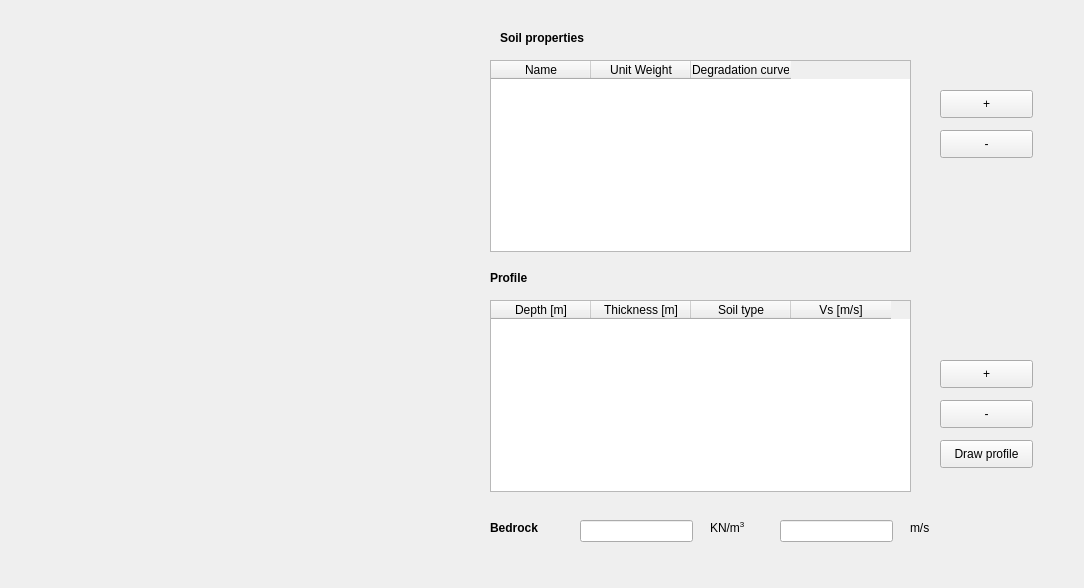
<?xml version="1.0" encoding="UTF-8"?>
<ui version="4.0">
 <class>MainWindow</class>
 <widget class="QMainWindow" name="MainWindow">
  <property name="geometry">
   <rect>
    <x>0</x>
    <y>0</y>
    <width>1084</width>
    <height>588</height>
   </rect>
  </property>
  <property name="windowTitle">
   <string>SRA batcher</string>
  </property>
  <widget class="QWidget" name="centralwidget">
   <widget class="MplWidget" name="graphWidget" native="true">
    <property name="geometry">
     <rect>
      <x>30</x>
      <y>60</y>
      <width>421</width>
      <height>431</height>
     </rect>
    </property>
   </widget>
   <widget class="QTableWidget" name="tableWidget_Soil">
    <property name="geometry">
     <rect>
      <x>490</x>
      <y>60</y>
      <width>421</width>
      <height>192</height>
     </rect>
    </property>
    <property name="sizeAdjustPolicy">
     <enum>QAbstractScrollArea::AdjustToContents</enum>
    </property>
    <column>
     <property name="text">
      <string>Name</string>
     </property>
    </column>
    <column>
     <property name="text">
      <string>Unit Weight</string>
     </property>
    </column>
    <column>
     <property name="text">
      <string>Degradation curve</string>
     </property>
    </column>
   </widget>
   <widget class="QPushButton" name="pushButton_addSoil">
    <property name="geometry">
     <rect>
      <x>940</x>
      <y>90</y>
      <width>93</width>
      <height>28</height>
     </rect>
    </property>
    <property name="text">
     <string>+</string>
    </property>
   </widget>
   <widget class="QLabel" name="label_SoilProp">
    <property name="geometry">
     <rect>
      <x>500</x>
      <y>30</y>
      <width>101</width>
      <height>16</height>
     </rect>
    </property>
    <property name="font">
     <font>
      <weight>75</weight>
      <bold>true</bold>
     </font>
    </property>
    <property name="text">
     <string>Soil properties</string>
    </property>
   </widget>
   <widget class="QPushButton" name="pushButton_removeSoil">
    <property name="geometry">
     <rect>
      <x>940</x>
      <y>130</y>
      <width>93</width>
      <height>28</height>
     </rect>
    </property>
    <property name="text">
     <string>-</string>
    </property>
   </widget>
   <widget class="QTableWidget" name="tableWidget_Profile">
    <property name="geometry">
     <rect>
      <x>490</x>
      <y>300</y>
      <width>421</width>
      <height>192</height>
     </rect>
    </property>
    <property name="sizeAdjustPolicy">
     <enum>QAbstractScrollArea::AdjustToContents</enum>
    </property>
    <column>
     <property name="text">
      <string>Depth [m]</string>
     </property>
    </column>
    <column>
     <property name="text">
      <string>Thickness [m]</string>
     </property>
    </column>
    <column>
     <property name="text">
      <string>Soil type</string>
     </property>
    </column>
    <column>
     <property name="text">
      <string>Vs [m/s]</string>
     </property>
    </column>
   </widget>
   <widget class="QLabel" name="label_profileProp">
    <property name="geometry">
     <rect>
      <x>490</x>
      <y>270</y>
      <width>101</width>
      <height>16</height>
     </rect>
    </property>
    <property name="font">
     <font>
      <weight>75</weight>
      <bold>true</bold>
     </font>
    </property>
    <property name="text">
     <string>Profile</string>
    </property>
   </widget>
   <widget class="QPushButton" name="pushButton_removeProfile">
    <property name="geometry">
     <rect>
      <x>940</x>
      <y>400</y>
      <width>93</width>
      <height>28</height>
     </rect>
    </property>
    <property name="text">
     <string>-</string>
    </property>
   </widget>
   <widget class="QPushButton" name="pushButton_addProfile">
    <property name="geometry">
     <rect>
      <x>940</x>
      <y>360</y>
      <width>93</width>
      <height>28</height>
     </rect>
    </property>
    <property name="text">
     <string>+</string>
    </property>
   </widget>
   <widget class="QPushButton" name="pushButton_drawProfile">
    <property name="geometry">
     <rect>
      <x>940</x>
      <y>440</y>
      <width>93</width>
      <height>28</height>
     </rect>
    </property>
    <property name="text">
     <string>Draw profile</string>
    </property>
   </widget>
   <widget class="QLabel" name="label">
    <property name="geometry">
     <rect>
      <x>490</x>
      <y>520</y>
      <width>55</width>
      <height>16</height>
     </rect>
    </property>
    <property name="font">
     <font>
      <weight>75</weight>
      <bold>true</bold>
     </font>
    </property>
    <property name="text">
     <string>Bedrock</string>
    </property>
   </widget>
   <widget class="QLineEdit" name="lineEdit_bedWeight">
    <property name="geometry">
     <rect>
      <x>580</x>
      <y>520</y>
      <width>113</width>
      <height>22</height>
     </rect>
    </property>
   </widget>
   <widget class="QLabel" name="label_bedUnits">
    <property name="geometry">
     <rect>
      <x>710</x>
      <y>520</y>
      <width>55</width>
      <height>16</height>
     </rect>
    </property>
    <property name="font">
     <font>
      <weight>50</weight>
      <bold>false</bold>
     </font>
    </property>
    <property name="text">
     <string>KN/m&lt;sup&gt;3&lt;/sup&gt;</string>
    </property>
    <property name="textFormat">
     <enum>Qt::MarkdownText</enum>
    </property>
   </widget>
   <widget class="QLineEdit" name="lineEdit_bedVelocity">
    <property name="geometry">
     <rect>
      <x>780</x>
      <y>520</y>
      <width>113</width>
      <height>22</height>
     </rect>
    </property>
   </widget>
   <widget class="QLabel" name="label_2">
    <property name="geometry">
     <rect>
      <x>910</x>
      <y>520</y>
      <width>55</width>
      <height>16</height>
     </rect>
    </property>
    <property name="font">
     <font>
      <weight>50</weight>
      <bold>false</bold>
     </font>
    </property>
    <property name="text">
     <string>m/s</string>
    </property>
   </widget>
  </widget>
  <widget class="QMenuBar" name="menubar">
   <property name="geometry">
    <rect>
     <x>0</x>
     <y>0</y>
     <width>1084</width>
     <height>26</height>
    </rect>
   </property>
  </widget>
 </widget>
 <customwidgets>
  <customwidget>
   <class>MplWidget</class>
   <extends>QWidget</extends>
   <header location="global">mplwidget</header>
   <container>1</container>
  </customwidget>
 </customwidgets>
 <resources/>
 <connections/>
</ui>
